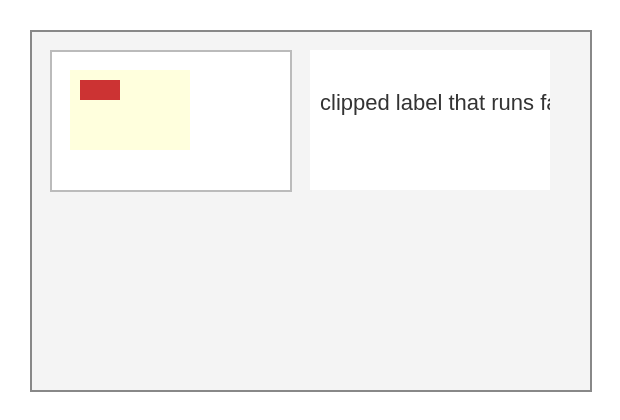

This figure's Vega-Lite source:
### Vega specification from a JSON file in a GitHub repository (floating-point values rounded to 4 significant figures)
{"$schema": "https://vega.github.io/schema/vega/v6.json", "width": 300, "height": 200, "padding": 5, "marks": [{"type": "group", "encode": {"update": {"x": {"value": 10}, "y": {"value": 10}, "width": {"value": 280}, "height": {"value": 180}, "fill": {"value": "#f4f4f4"}, "stroke": {"value": "#888"}}}, "marks": [{"type": "group", "encode": {"update": {"x": {"value": 10}, "y": {"value": 10}, "width": {"value": 120}, "height": {"value": 70}, "fill": {"value": "#fff"}, "stroke": {"value": "#bbb"}}}, "marks": [{"type": "group", "encode": {"update": {"x": {"value": 10}, "y": {"value": 10}, "width": {"value": 60}, "height": {"value": 40}, "fill": {"value": "#ffd"}}}, "marks": [{"type": "rect", "encode": {"update": {"x": {"value": 5}, "y": {"value": 5}, "width": {"value": 20}, "height": {"value": 10}, "fill": {"value": "#c33"}}}}]}]}, {"type": "group", "encode": {"update": {"x": {"value": 140}, "y": {"value": 10}, "width": {"value": 120}, "height": {"value": 70}, "fill": {"value": "#fff"}, "clip": {"value": true}}}, "marks": [{"type": "text", "encode": {"update": {"text": {"value": "clipped label that runs far to the right"}, "x": {"value": 5}, "y": {"value": 30}, "fill": {"value": "#333"}}}}]}]}]}
